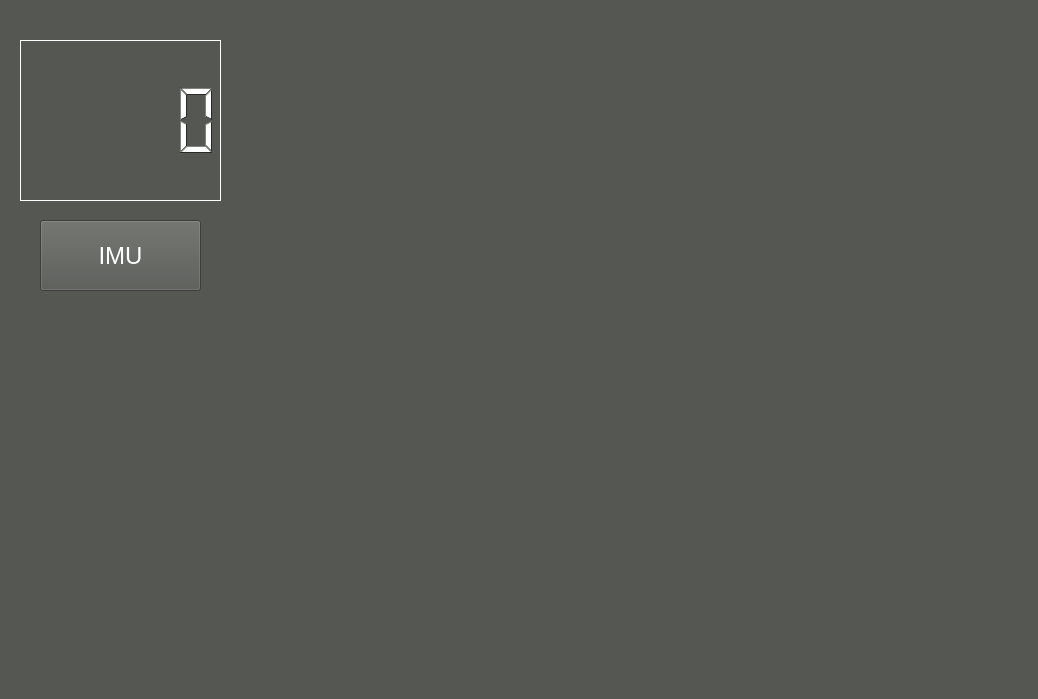
<?xml version="1.0" encoding="UTF-8"?>
<ui version="4.0">
 <class>MainWindowDesign</class>
 <widget class="QMainWindow" name="MainWindowDesign">
  <property name="geometry">
   <rect>
    <x>0</x>
    <y>0</y>
    <width>1038</width>
    <height>699</height>
   </rect>
  </property>
  <property name="palette">
   <palette>
    <active>
     <colorrole role="WindowText">
      <brush brushstyle="SolidPattern">
       <color alpha="255">
        <red>255</red>
        <green>255</green>
        <blue>255</blue>
       </color>
      </brush>
     </colorrole>
     <colorrole role="Button">
      <brush brushstyle="SolidPattern">
       <color alpha="255">
        <red>85</red>
        <green>87</green>
        <blue>83</blue>
       </color>
      </brush>
     </colorrole>
     <colorrole role="Light">
      <brush brushstyle="SolidPattern">
       <color alpha="255">
        <red>127</red>
        <green>131</green>
        <blue>124</blue>
       </color>
      </brush>
     </colorrole>
     <colorrole role="Midlight">
      <brush brushstyle="SolidPattern">
       <color alpha="255">
        <red>106</red>
        <green>109</green>
        <blue>103</blue>
       </color>
      </brush>
     </colorrole>
     <colorrole role="Dark">
      <brush brushstyle="SolidPattern">
       <color alpha="255">
        <red>42</red>
        <green>43</green>
        <blue>41</blue>
       </color>
      </brush>
     </colorrole>
     <colorrole role="Mid">
      <brush brushstyle="SolidPattern">
       <color alpha="255">
        <red>56</red>
        <green>58</green>
        <blue>55</blue>
       </color>
      </brush>
     </colorrole>
     <colorrole role="Text">
      <brush brushstyle="SolidPattern">
       <color alpha="255">
        <red>255</red>
        <green>255</green>
        <blue>255</blue>
       </color>
      </brush>
     </colorrole>
     <colorrole role="BrightText">
      <brush brushstyle="SolidPattern">
       <color alpha="255">
        <red>255</red>
        <green>255</green>
        <blue>255</blue>
       </color>
      </brush>
     </colorrole>
     <colorrole role="ButtonText">
      <brush brushstyle="SolidPattern">
       <color alpha="255">
        <red>255</red>
        <green>255</green>
        <blue>255</blue>
       </color>
      </brush>
     </colorrole>
     <colorrole role="Base">
      <brush brushstyle="SolidPattern">
       <color alpha="255">
        <red>0</red>
        <green>0</green>
        <blue>0</blue>
       </color>
      </brush>
     </colorrole>
     <colorrole role="Window">
      <brush brushstyle="SolidPattern">
       <color alpha="255">
        <red>85</red>
        <green>87</green>
        <blue>83</blue>
       </color>
      </brush>
     </colorrole>
     <colorrole role="Shadow">
      <brush brushstyle="SolidPattern">
       <color alpha="255">
        <red>0</red>
        <green>0</green>
        <blue>0</blue>
       </color>
      </brush>
     </colorrole>
     <colorrole role="AlternateBase">
      <brush brushstyle="SolidPattern">
       <color alpha="255">
        <red>42</red>
        <green>43</green>
        <blue>41</blue>
       </color>
      </brush>
     </colorrole>
     <colorrole role="ToolTipBase">
      <brush brushstyle="SolidPattern">
       <color alpha="255">
        <red>255</red>
        <green>255</green>
        <blue>220</blue>
       </color>
      </brush>
     </colorrole>
     <colorrole role="ToolTipText">
      <brush brushstyle="SolidPattern">
       <color alpha="255">
        <red>0</red>
        <green>0</green>
        <blue>0</blue>
       </color>
      </brush>
     </colorrole>
    </active>
    <inactive>
     <colorrole role="WindowText">
      <brush brushstyle="SolidPattern">
       <color alpha="255">
        <red>255</red>
        <green>255</green>
        <blue>255</blue>
       </color>
      </brush>
     </colorrole>
     <colorrole role="Button">
      <brush brushstyle="SolidPattern">
       <color alpha="255">
        <red>85</red>
        <green>87</green>
        <blue>83</blue>
       </color>
      </brush>
     </colorrole>
     <colorrole role="Light">
      <brush brushstyle="SolidPattern">
       <color alpha="255">
        <red>127</red>
        <green>131</green>
        <blue>124</blue>
       </color>
      </brush>
     </colorrole>
     <colorrole role="Midlight">
      <brush brushstyle="SolidPattern">
       <color alpha="255">
        <red>106</red>
        <green>109</green>
        <blue>103</blue>
       </color>
      </brush>
     </colorrole>
     <colorrole role="Dark">
      <brush brushstyle="SolidPattern">
       <color alpha="255">
        <red>42</red>
        <green>43</green>
        <blue>41</blue>
       </color>
      </brush>
     </colorrole>
     <colorrole role="Mid">
      <brush brushstyle="SolidPattern">
       <color alpha="255">
        <red>56</red>
        <green>58</green>
        <blue>55</blue>
       </color>
      </brush>
     </colorrole>
     <colorrole role="Text">
      <brush brushstyle="SolidPattern">
       <color alpha="255">
        <red>255</red>
        <green>255</green>
        <blue>255</blue>
       </color>
      </brush>
     </colorrole>
     <colorrole role="BrightText">
      <brush brushstyle="SolidPattern">
       <color alpha="255">
        <red>255</red>
        <green>255</green>
        <blue>255</blue>
       </color>
      </brush>
     </colorrole>
     <colorrole role="ButtonText">
      <brush brushstyle="SolidPattern">
       <color alpha="255">
        <red>255</red>
        <green>255</green>
        <blue>255</blue>
       </color>
      </brush>
     </colorrole>
     <colorrole role="Base">
      <brush brushstyle="SolidPattern">
       <color alpha="255">
        <red>0</red>
        <green>0</green>
        <blue>0</blue>
       </color>
      </brush>
     </colorrole>
     <colorrole role="Window">
      <brush brushstyle="SolidPattern">
       <color alpha="255">
        <red>85</red>
        <green>87</green>
        <blue>83</blue>
       </color>
      </brush>
     </colorrole>
     <colorrole role="Shadow">
      <brush brushstyle="SolidPattern">
       <color alpha="255">
        <red>0</red>
        <green>0</green>
        <blue>0</blue>
       </color>
      </brush>
     </colorrole>
     <colorrole role="AlternateBase">
      <brush brushstyle="SolidPattern">
       <color alpha="255">
        <red>42</red>
        <green>43</green>
        <blue>41</blue>
       </color>
      </brush>
     </colorrole>
     <colorrole role="ToolTipBase">
      <brush brushstyle="SolidPattern">
       <color alpha="255">
        <red>255</red>
        <green>255</green>
        <blue>220</blue>
       </color>
      </brush>
     </colorrole>
     <colorrole role="ToolTipText">
      <brush brushstyle="SolidPattern">
       <color alpha="255">
        <red>0</red>
        <green>0</green>
        <blue>0</blue>
       </color>
      </brush>
     </colorrole>
    </inactive>
    <disabled>
     <colorrole role="WindowText">
      <brush brushstyle="SolidPattern">
       <color alpha="255">
        <red>42</red>
        <green>43</green>
        <blue>41</blue>
       </color>
      </brush>
     </colorrole>
     <colorrole role="Button">
      <brush brushstyle="SolidPattern">
       <color alpha="255">
        <red>85</red>
        <green>87</green>
        <blue>83</blue>
       </color>
      </brush>
     </colorrole>
     <colorrole role="Light">
      <brush brushstyle="SolidPattern">
       <color alpha="255">
        <red>127</red>
        <green>131</green>
        <blue>124</blue>
       </color>
      </brush>
     </colorrole>
     <colorrole role="Midlight">
      <brush brushstyle="SolidPattern">
       <color alpha="255">
        <red>106</red>
        <green>109</green>
        <blue>103</blue>
       </color>
      </brush>
     </colorrole>
     <colorrole role="Dark">
      <brush brushstyle="SolidPattern">
       <color alpha="255">
        <red>42</red>
        <green>43</green>
        <blue>41</blue>
       </color>
      </brush>
     </colorrole>
     <colorrole role="Mid">
      <brush brushstyle="SolidPattern">
       <color alpha="255">
        <red>56</red>
        <green>58</green>
        <blue>55</blue>
       </color>
      </brush>
     </colorrole>
     <colorrole role="Text">
      <brush brushstyle="SolidPattern">
       <color alpha="255">
        <red>42</red>
        <green>43</green>
        <blue>41</blue>
       </color>
      </brush>
     </colorrole>
     <colorrole role="BrightText">
      <brush brushstyle="SolidPattern">
       <color alpha="255">
        <red>255</red>
        <green>255</green>
        <blue>255</blue>
       </color>
      </brush>
     </colorrole>
     <colorrole role="ButtonText">
      <brush brushstyle="SolidPattern">
       <color alpha="255">
        <red>42</red>
        <green>43</green>
        <blue>41</blue>
       </color>
      </brush>
     </colorrole>
     <colorrole role="Base">
      <brush brushstyle="SolidPattern">
       <color alpha="255">
        <red>85</red>
        <green>87</green>
        <blue>83</blue>
       </color>
      </brush>
     </colorrole>
     <colorrole role="Window">
      <brush brushstyle="SolidPattern">
       <color alpha="255">
        <red>85</red>
        <green>87</green>
        <blue>83</blue>
       </color>
      </brush>
     </colorrole>
     <colorrole role="Shadow">
      <brush brushstyle="SolidPattern">
       <color alpha="255">
        <red>0</red>
        <green>0</green>
        <blue>0</blue>
       </color>
      </brush>
     </colorrole>
     <colorrole role="AlternateBase">
      <brush brushstyle="SolidPattern">
       <color alpha="255">
        <red>85</red>
        <green>87</green>
        <blue>83</blue>
       </color>
      </brush>
     </colorrole>
     <colorrole role="ToolTipBase">
      <brush brushstyle="SolidPattern">
       <color alpha="255">
        <red>255</red>
        <green>255</green>
        <blue>220</blue>
       </color>
      </brush>
     </colorrole>
     <colorrole role="ToolTipText">
      <brush brushstyle="SolidPattern">
       <color alpha="255">
        <red>0</red>
        <green>0</green>
        <blue>0</blue>
       </color>
      </brush>
     </colorrole>
    </disabled>
   </palette>
  </property>
  <property name="contextMenuPolicy">
   <enum>Qt::NoContextMenu</enum>
  </property>
  <property name="windowTitle">
   <string notr="true">Caddy Navigation</string>
  </property>
  <property name="windowIcon">
   <iconset resource="../resources/images.qrc">
    <normaloff>:/images/navigation.png</normaloff>:/images/navigation.png</iconset>
  </property>
  <property name="layoutDirection">
   <enum>Qt::LeftToRight</enum>
  </property>
  <property name="locale">
   <locale language="English" country="Australia"/>
  </property>
  <widget class="QWidget" name="centralwidget">
   <widget class="QCustomPlot" name="customPlot" native="true">
    <property name="geometry">
     <rect>
      <x>250</x>
      <y>30</y>
      <width>600</width>
      <height>500</height>
     </rect>
    </property>
   </widget>
   <widget class="QLCDNumber" name="lcdNumber">
    <property name="geometry">
     <rect>
      <x>20</x>
      <y>40</y>
      <width>201</width>
      <height>161</height>
     </rect>
    </property>
    <property name="font">
     <font>
      <family>Ubuntu Mono</family>
      <pointsize>12</pointsize>
     </font>
    </property>
    <property name="frameShadow">
     <enum>QFrame::Plain</enum>
    </property>
   </widget>
   <widget class="QPushButton" name="pb_set">
    <property name="geometry">
     <rect>
      <x>40</x>
      <y>220</y>
      <width>161</width>
      <height>71</height>
     </rect>
    </property>
    <property name="font">
     <font>
      <pointsize>18</pointsize>
     </font>
    </property>
    <property name="styleSheet">
     <string notr="true"/>
    </property>
    <property name="text">
     <string>IMU</string>
    </property>
   </widget>
  </widget>
  <action name="action_Quit">
   <property name="text">
    <string>&amp;Quit</string>
   </property>
   <property name="shortcut">
    <string>Ctrl+Q</string>
   </property>
   <property name="shortcutContext">
    <enum>Qt::ApplicationShortcut</enum>
   </property>
  </action>
  <action name="action_Preferences">
   <property name="text">
    <string>&amp;Preferences</string>
   </property>
  </action>
  <action name="actionAbout">
   <property name="text">
    <string>&amp;About</string>
   </property>
  </action>
  <action name="actionAbout_Qt">
   <property name="text">
    <string>About &amp;Qt</string>
   </property>
  </action>
 </widget>
 <customwidgets>
  <customwidget>
   <class>QCustomPlot</class>
   <extends>QWidget</extends>
   <header>qcustomplot.hpp</header>
   <container>1</container>
  </customwidget>
 </customwidgets>
 <resources>
  <include location="../resources/images.qrc"/>
 </resources>
 <connections>
  <connection>
   <sender>action_Quit</sender>
   <signal>triggered()</signal>
   <receiver>MainWindowDesign</receiver>
   <slot>close()</slot>
   <hints>
    <hint type="sourcelabel">
     <x>-1</x>
     <y>-1</y>
    </hint>
    <hint type="destinationlabel">
     <x>399</x>
     <y>299</y>
    </hint>
   </hints>
  </connection>
 </connections>
</ui>
